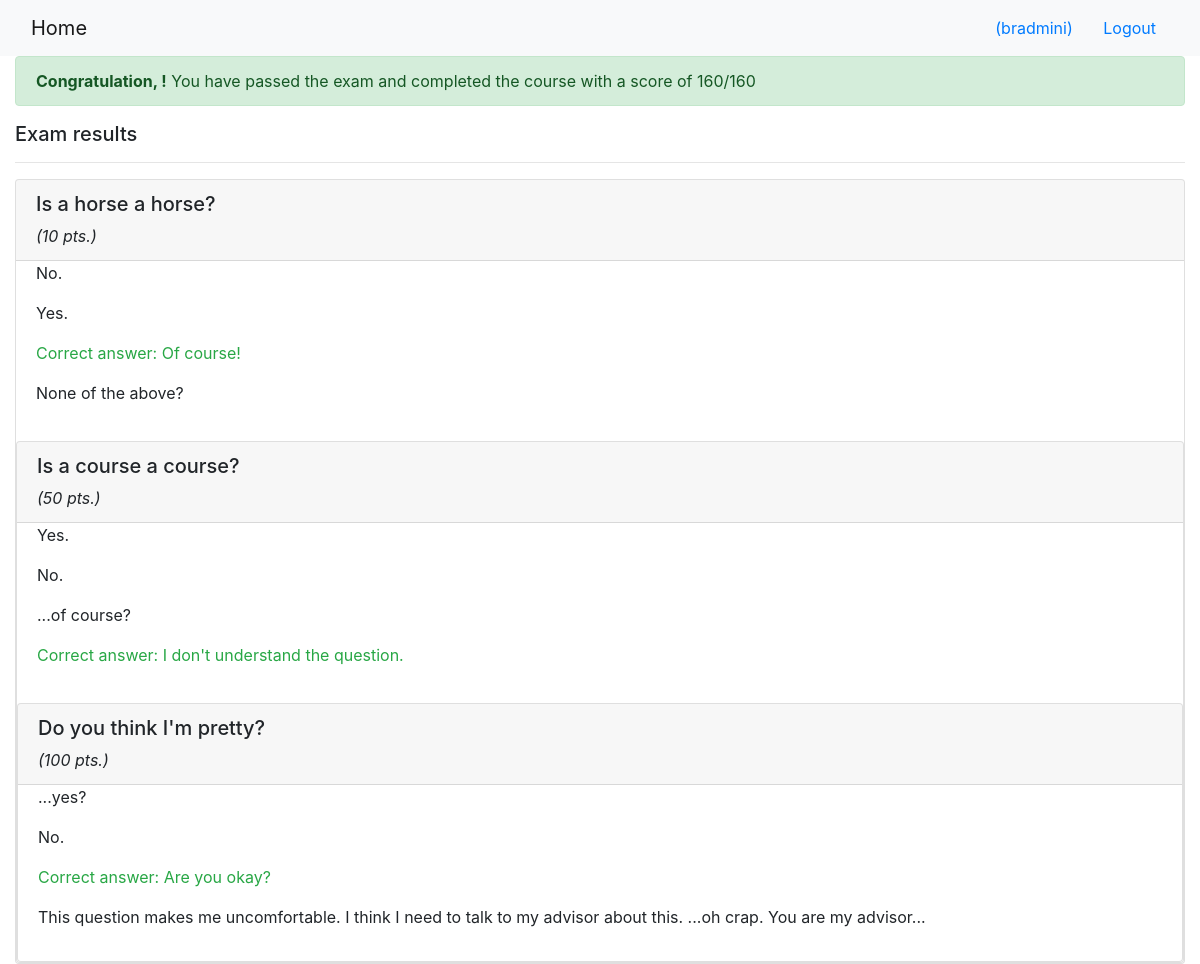
The page /onlinecourse/1/submission/1/result/ (signed in) on the database its author committed.
### onlinecourse/models.py (models this page shows, shortened)
class Question(models.Model):
    lesson_id = models.ForeignKey(Course, on_delete=models.CASCADE)
    question_text = models.TextField()
    grade = models.IntegerField()

class Choice(models.Model):
    question_id = models.ForeignKey(Question, on_delete=models.CASCADE)
    choice_text = models.TextField()
    is_correct = models.BooleanField()

### onlinecourse/views.py (the view)
# urls.py: path('<int:course_id>/submission/<int:submission_id>/result/', views.show_exam_result, name="show_exam_results")
def show_exam_result(request, course_id, submission_id):
    course = get_object_or_404(Course, pk=course_id)
    submission = get_object_or_404(Submission, pk=submission_id)
    choices = submission.chocies.all()
    grade1 = 0
    grade2 = 0
    for choice in choices:
        question = choice.question_id
        grade2 += question.grade
        if choice.is_correct:
            grade1 += question.grade
    score = grade1 / grade2
    context = {}
    context['course'] = course
    context['choices'] = choices
    context['grade1'] = grade1
    context['grade2'] = grade2
    context['score'] = score
    return render(request, 'onlinecourse/exam_result_bootstrap.html', context)

### onlinecourse/templates/onlinecourse/exam_result_bootstrap.html (shortened to what this page needs)
<!DOCTYPE html>
<html lang="en">
<head>
    {% load static %}
    <link rel="stylesheet" href="https://maxcdn.bootstrapcdn.com/bootstrap/4.5.2/css/bootstrap.min.css">
</head>
<body>
 <nav class="navbar navbar-light bg-light">
    <div class="container-fluid">
        <div class="navbar-header">
              <a class="navbar-brand" href="{% url 'onlinecourse:index' %}">Home</a>
        </div>
        <ul class="nav navbar-nav navbar-right">
            {% if user.is_authenticated %}
            <li>
                <a class="btn btn-link" href="#">{{ user.first_name }}({{ user.username }})</a>
                <a class="btn btn-link" href="{% url 'onlinecourse:logout' %}">Logout</a>
            </li>
            {% endif %}
        </ul>
    </div>
</nav>
<div class="container-fluid">
    {% if score > 0.8 %}
    <div class="alert alert-success">
       <b>Congratulation, {{user.first_name}}!</b> You have passed the exam and completed the course with a score of {{grade1}}/{{grade2}}
    </div>
    {% else %}
    <div class="alert alert-danger">
        Sorry, {{user.first_name}}! <b>You have FAILED</b> the exam with a score of {{grade1}}/{{grade2}}
    </div>
    <a class="btn btn-link text-danger" href="{% url 'onlinecourse:course_details' course.id %}">Re-test</a>
    {% endif %}
    <div class="card-columns-vertical mt-1">
        <h5 class="">Exam results</h5>
        <hr>
        {% for question in course.question_set.all %}
        <div class="card mt-1">
            <div class="card-header"><h5>{{ question.question_text }}</h5><i>({{question.grade}} pts.)</i></div>
            <div class="form-group">
                <div class="form-check">
                    <label class="form-check-label">
                        {% for choice in question.choice_set.all %}
                            {% if choice in choices and choice.is_correct %}
                                <p class="text-success">Correct answer:
                            {% elif choice.is_correct  %}
                                <p class="text-warning"><b>Not selected:</b>
                            {% elif choice in choices %}
                                <p class="text-danger"><b>Wrong answer:</b>
                            {% endif %} {{ choice.choice_text }}</p>
                        {% endfor %}
                    </label>
                </div>
            </div>
        {% endfor %}
        </div>
    </div>
</div>
</body>
</html>

### rows shown on the page
Question: question_text "Is a horse a horse?", grade "10"
Choice: choice_text "No."
Choice: choice_text "Yes."
Choice: shows "Correct answer:", choice_text "Of course!"
Choice: choice_text "None of the above?"
Question: question_text "Is a course a course?", grade "50"
Choice: choice_text "Yes."
Choice: choice_text "No."
Choice: choice_text "...of course?"
Choice: shows "Correct answer:", choice_text "I don't understand the question."
Question: question_text "Do you think I'm pretty?", grade "100"
Choice: choice_text "...yes?"
Choice: choice_text "No."
Choice: shows "Correct answer:", choice_text "Are you okay?"
Choice: choice_text "This question makes me uncomfortable. I think I need to talk to my advisor about this. ...oh crap. You are my advisor..."

### other values the page prints
{{ user.username }} "bradmini"
{{ grade1 }} "160"
{{ grade2 }} "160"
